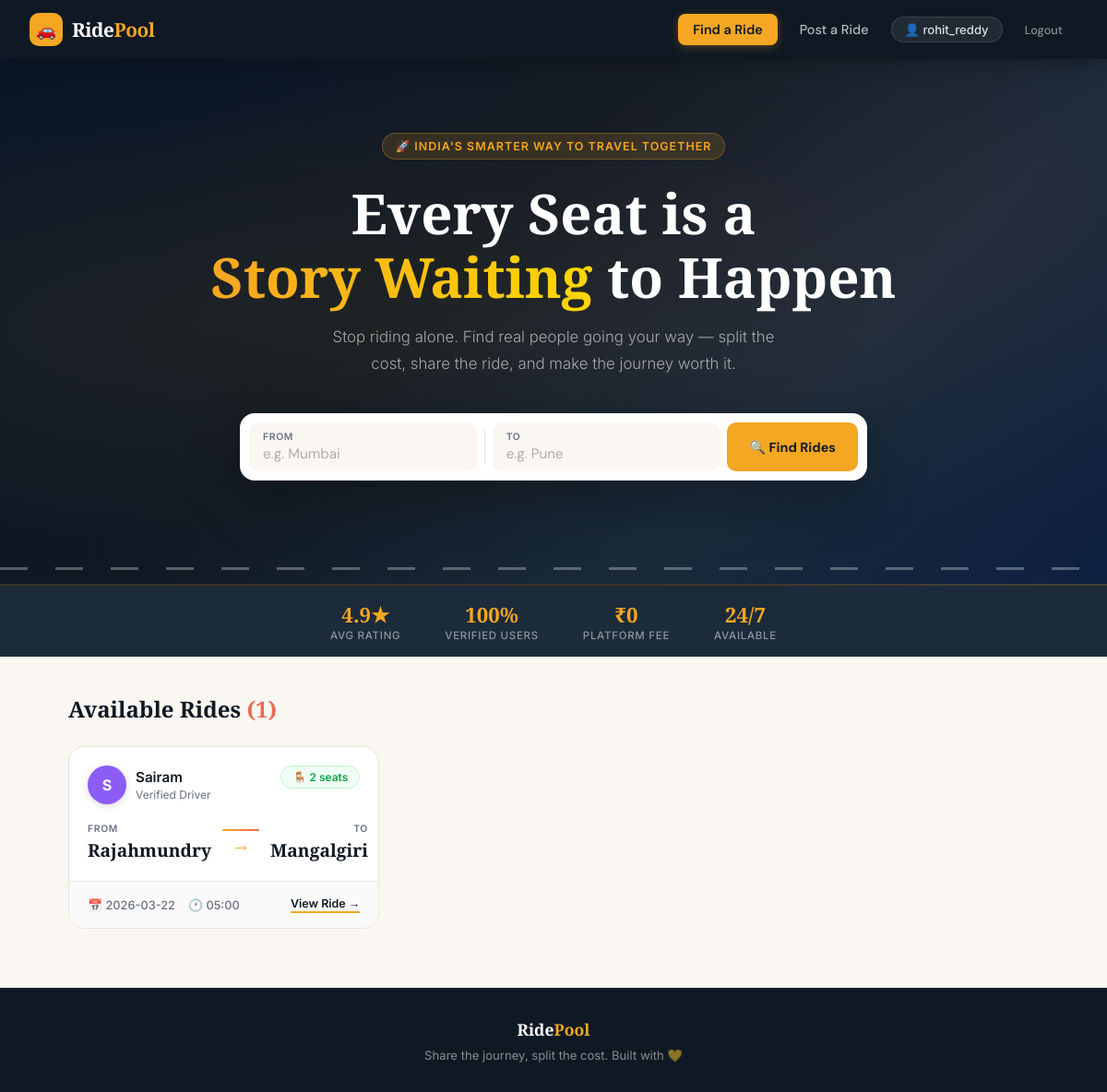
/ (signed in), run on the app's committed database.
### tables this page shows
CREATE TABLE users (
            id INTEGER PRIMARY KEY AUTOINCREMENT,
            username TEXT NOT NULL UNIQUE,
            password_hash TEXT NOT NULL,
            created_at TIMESTAMP DEFAULT CURRENT_TIMESTAMP
        );

CREATE TABLE rides (
            id INTEGER PRIMARY KEY AUTOINCREMENT,
            user_id INTEGER NOT NULL,
            driver_name TEXT NOT NULL,
            source TEXT NOT NULL,
            destination TEXT NOT NULL,
            date TEXT NOT NULL,
            time TEXT NOT NULL,
            seats_available INTEGER NOT NULL,
            contact TEXT NOT NULL,
            cancel_password TEXT NOT NULL,
            is_active INTEGER DEFAULT 1,
            created_at TIMESTAMP DEFAULT CURRENT_TIMESTAMP,
            FOREIGN KEY (user_id) REFERENCES users (id)
        );

### app.py (the view)
@app.route('/')
@login_required
def index():
    source = request.args.get('source', '').strip()
    destination = request.args.get('destination', '').strip()
    conn = get_db_connection()
    query = "SELECT * FROM rides WHERE is_active = 1 AND date >= date('now')"
    params = []
    if source:
        query += " AND source LIKE ?"
        params.append(f"%{source}%")
    if destination:
        query += " AND destination LIKE ?"
        params.append(f"%{destination}%")
    query += " ORDER BY date ASC, time ASC"
    rides = conn.execute(query, params).fetchall()
    conn.close()
    return render_template('index.html',
                           rides=rides,
                           source=source,
                           destination=destination)

### app.py (called while the page is built)
def get_db_connection():
    conn = sqlite3.connect('carpool.db')
    conn.row_factory = sqlite3.Row
    return conn

def login_required(f):
    @wraps(f)
    def decorated(*args, **kwargs):
        if 'user_id' not in session:
            flash('Please log in first.', 'error')
            return redirect(url_for('login'))
        return f(*args, **kwargs)
    return decorated

def get_current_user():
    if 'user_id' not in session:
        return None
    conn = get_db_connection()
    user = conn.execute('SELECT * FROM users WHERE id = ?', (session['user_id'],)).fetchone()
    conn.close()
    return user

@app.context_processor
def inject_user():
    return dict(current_user=get_current_user())

### templates/index.html (shortened to what this page needs)
{% extends 'base.html' %}
{% block hero %}
<div class="hero">
  <div class="hero-badge">🚀 India's Smarter Way to Travel Together</div>
  <h1>Every Seat is a<br><em>Story Waiting</em> to Happen</h1>
  <p>Stop riding alone. Find real people going your way — split the cost, share the ride, and make the journey worth it.</p>
  <form action="{{ url_for('index') }}" method="get" class="search-wrap">
    <div class="search-field">
      <label>From</label>
      <input type="text" name="source" placeholder="e.g. Mumbai" value="{{ source }}">
    </div>
    <div class="search-field">
      <label>To</label>
      <input type="text" name="destination" placeholder="e.g. Pune" value="{{ destination }}">
    </div>
    <button type="submit" class="search-btn">🔍 Find Rides</button>
  </form>
  <div class="moving-car-container">
    <div class="road-line"></div>
  </div>
</div>
<div class="stats-bar">
  <div class="stat"><div class="stat-num">4.9★</div><div class="stat-label">Avg Rating</div></div>
  <div class="stat"><div class="stat-num">100%</div><div class="stat-label">Verified Users</div></div>
  <div class="stat"><div class="stat-num">₹0</div><div class="stat-label">Platform Fee</div></div>
  <div class="stat"><div class="stat-num">24/7</div><div class="stat-label">Available</div></div>
</div>
{% endblock %}
{% block content %}
<div class="main">
  <div class="section-header">
    <div class="section-title">
      Available Rides <span>({{ rides|length }})</span>
    </div>
  </div>
  <div class="rides-grid">
    {% if rides %}
      {% for ride in rides %}
        {% set initials = (ride['driver_name'].split(' ')[0][0] ~ (ride['driver_name'].split(' ')[1][0] if ride['driver_name'].split(' ')|length > 1 else '')) | upper %}
        <a href="{{ url_for('ride_detail', id=ride['id']) }}" class="ride-card">
          <div class="card-header">
            <div class="driver-info">
              <div class="avatar av-{{ (ride['id'] % 10) + 1 }}">{{ initials }}</div>
              <div>
                <div class="driver-name">{{ ride['driver_name'] }}</div>
                <div class="driver-meta">Verified Driver</div>
              </div>
            </div>
            <div class="seats-badge">🪑 {{ ride['seats_available'] }} seats</div>
          </div>
          <div class="route-section">
            <div class="route-point">
              <div class="route-label">From</div>
              <div class="route-city">{{ ride['source'] }}</div>
            </div>
            <div class="route-arrow">
              <div class="route-line"></div>
              <span>→</span>
            </div>
            <div class="route-point" style="text-align:right">
              <div class="route-label">To</div>
              <div class="route-city">{{ ride['destination'] }}</div>
            </div>
          </div>
          <div class="card-footer">
            <div class="card-meta-items">
              <div class="meta-item">📅 {{ ride['date'] }}</div>
              <div class="meta-item">🕐 {{ ride['time'] }}</div>
            </div>
            <div class="view-btn">View Ride →</div>
          </div>
        </a>
      {% endfor %}
    {% else %}
      <div class="empty-state" style="grid-column:1/-1">
        <div class="empty-icon">🚗</div>
        <h3>No rides found</h3>
        <p>Try a different route or <a href="{{ url_for('post_ride') }}" style="color:var(--amber)">post your own ride</a>.</p>
      </div>
    {% endif %}
  </div>
</div>
{% endblock %}

### templates/base.html (shortened to what this page needs)
<!DOCTYPE html>
<html lang="en">
<head>
    <link rel="stylesheet" href="{{ url_for('static', filename='styles.css') }}">
</head>
<body>
<nav>
    <a href="{{ url_for('index') }}" class="logo">
        <div class="logo-icon">🚗</div>
        <span class="logo-text">Ride<span>Pool</span></span>
    </a>
    <div class="nav-links">
        <a href="{{ url_for('index') }}" class="nav-link {% if request.endpoint == 'index' %}active{% endif %}">Find a Ride</a>
        <a href="{{ url_for('post_ride') }}" class="nav-link {% if request.endpoint == 'post_ride' %}active{% endif %}">Post a Ride</a>
        {% if current_user %}
            <div class="nav-user">
                <span class="nav-user-badge">👤 {{ current_user['username'] }}</span>
                <a href="{{ url_for('logout') }}" class="nav-link nav-logout">Logout</a>
            </div>
        {% else %}
            <a href="{{ url_for('login') }}" class="nav-link {% if request.endpoint == 'login' %}active{% endif %}">Login</a>
            <a href="{{ url_for('register') }}" class="nav-link nav-register {% if request.endpoint == 'register' %}active{% endif %}">Register</a>
        {% endif %}
    </div>
</nav>
{% block hero %}{% endblock %}
{% block content %}{% endblock %}
<footer class="site-footer">
  <div class="footer-brand">Ride<span>Pool</span></div>
  <div>Share the journey, split the cost. Built with 💛</div>
</footer>
</body>
</html>

### data on the page
users: username "rohit_reddy"
rides: initials "S", driver_name "Sairam", seats_available "2", source "Rajahmundry", destination "Mangalgiri", date "2026-03-22", time "05:00"

### other printed values
{{ rides|length }} "1"
